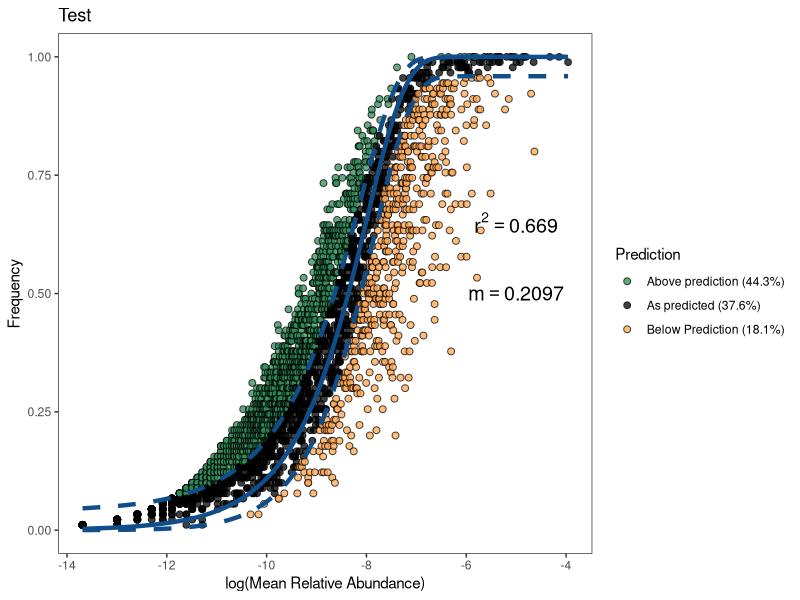

Write the R code that produced this figure.
###@email yuanling@westlake.edu.cn
# input includes abundance table of microbial entities (e.g., OTUs, ASVs),
# each row is a sample, each column is an OTU
table = t(read.table(
  'example_input/OTU.txt',sep = '\t',header = T, row.names = 1))
table <- as.matrix(table)
table <- table[which(rowSums(table) > 0),]
table <- table[,which(colSums(table) > 0)]

# 2
# This part of script was modified from a published research as below:
# Neutral model
# Reference:https://www.nature.com/articles/ismej2015142 {Burns et al.} (2016)

if (!requireNamespace("minpack.lm", quietly=TRUE))
  install.packages("minpack.lm")
if (!requireNamespace("Hmisc", quietly=TRUE))
  install.packages("Hmisc")
if (!requireNamespace("stats4", quietly=TRUE))
  install.packages("stats4")
require(minpack.lm)
require(Hmisc)
require(stats4)
require(ggplot2)

# Define function fit_sncm
# which returns several fitting statistics as well as predicted occurrence frequencies 
# for each ASV from an ASV table based on their abundance in the metacommunity
fit_sncm <- function(spp, pool=NULL, taxon=NULL){
  
  options(warn=-1)
  
  # Calculate the number of individuals per community
  N <- mean(apply(spp, 1, sum))
  
  # Calculate the average relative abundance of each taxa across communities
  if(is.null(pool)){
    p.m <- apply(spp, 2, mean)
    p.m <- p.m[p.m != 0]
    p <- p.m/N
  } else {
    p.m <- apply(pool, 2, mean)
    p.m <- p.m[p.m != 0]
    p <- p.m/N
  }
  
  # Calculate the occurrence frequency of each taxa across communities
  spp.bi <- 1*(spp>0)
  freq <- apply(spp.bi, 2, mean)
  freq <- freq[freq != 0]
  
  # Combine
  C <- merge(p, freq, by=0)
  C <- C[order(C[,2]),]
  C <- as.data.frame(C)
  # Removes rows with any zero (absent in either source pool or local communities)
  C.0 <- C[!(apply(C, 1, function(y) any(y == 0))),]
  p <- C.0[,2]
  freq <- C.0[,3]
  names(p) <- C.0[,1]
  names(freq) <- C.0[,1]
  
  # Calculate the limit of detection
  d = 1/N
  
  # Fit model parameter m (or Nm) using Non-linear least squares (NLS)
  m.fit <- nlsLM(freq ~ pbeta(d, N*m*p, N*m*(1-p), lower.tail=FALSE), start=list(m=0.001))
  m.ci <- confint(m.fit, 'm', level=0.95)
  
  # Calculate goodness-of-fit (R-squared and Root Mean Squared Error)
  freq.pred <- pbeta(d, N*coef(m.fit)*p, N*coef(m.fit)*(1-p), lower.tail=FALSE)
  Rsqr <- 1 - (sum((freq - freq.pred)^2))/(sum((freq - mean(freq))^2))
  RMSE <- sqrt(sum((freq-freq.pred)^2)/(length(freq)-1))
  
  pred.ci <- binconf(freq.pred*nrow(spp), nrow(spp), alpha=0.05, method="wilson", return.df=TRUE)
  
  # Calculate AIC for Poisson model
  pois.LL <- function(mu, sigma){
    R = freq - ppois(d, N*p, lower.tail=FALSE)
    R = dnorm(R, mu, sigma)
    -sum(log(R))
  }
  pois.mle <- mle(pois.LL, start=list(mu=0, sigma=0.1), nobs=length(p))
  
  aic.pois <- AIC(pois.mle, k=2)
  bic.pois <- BIC(pois.mle)
  
  # Goodness of fit for Poisson model
  pois.pred <- ppois(d, N*p, lower.tail=FALSE)
  Rsqr.pois <- 1 - (sum((freq - pois.pred)^2))/(sum((freq - mean(freq))^2))
  RMSE.pois <- sqrt(sum((freq - pois.pred)^2)/(length(freq) - 1))
  
  pois.pred.ci <- binconf(pois.pred*nrow(spp), nrow(spp), alpha=0.05, method="wilson", return.df=TRUE)
  
  # Results
  fitstats <- data.frame(
    m=as.numeric(coef(m.fit)),
    m.ci=as.numeric(coef(m.fit)-m.ci[1]),
    poisLL=as.numeric(pois.mle@details$value),
    Rsqr=as.numeric(Rsqr), # measuring fit, # comparing fit differing datasets to the same model
    Rsqr.pois=as.numeric(Rsqr.pois),
    RMSE=as.numeric(RMSE), # measuring fit # comparing fit differing datasets to the same model
    RMSE.pois=as.numeric(RMSE.pois),
    AIC.pois=as.numeric(aic.pois),  # comparing differing models to the dataset
    BIC.pois=as.numeric(bic.pois), # comparing differing models to the dataset
    N=as.numeric(N),
    Samples=as.numeric(nrow(spp)),
    Richness=as.numeric(length(p)),
    Detect=as.numeric(d))
  
  A <- cbind(p, freq, freq.pred, pred.ci[,2:3])
  A <- as.data.frame(A)
  colnames(A) <- c('p', 'freq', 'freq.pred', 'pred.lwr', 'pred.upr')
  if(is.null(taxon)){
    B <- A[order(A[,1]),]
  } else {
    B <- merge(A, taxon, by=0, all=TRUE)
    row.names(B) <- B[,1]
    B <- B[,-1]
    B <- B[order(B[,1]),]
  }
  B <- B[!is.na(B$freq),]
  # fit_class for graphing
  B$fit_class <-"As predicted"
  B[which(B$freq < B$pred.lwr),"fit_class"]<- "Below prediction"
  B[which(B$freq > B$pred.upr),"fit_class"]<- "Above prediction"
  B[which(is.na(B$freq)),"fit_class"]<- "NA"
  
  # combine fit stats and predicitons into list
  i <- list(fitstats, B)
  names(i) <- c("fitstats", "predictions")
  return(i)
}

# define function plot_sncm_fit
# to plot the output from fit_sncm by ggpolt2
plot_sncm_fit <- function(spp.out, fill = NULL, title = NULL){
  
  tax_levels <- colnames(spp.out$predictions)[7:length(colnames(spp.out$predictions))-1]
  
  if(is.null(fill)){
    fill <- "fit_class"
  }
  
  r2_val <- paste("r^2 ==", round(spp.out$fitstats$Rsqr,4))
  m_val <- paste("m ==", round(spp.out$fitstats$m,4))
  df <- data.frame(t(table(spp.out$predictions$fit_class)))
  df <- df[,c(2,3)]
  colnames(df) <- c("Prediction", "AVS Abundance")
  
  p <- ggplot(data=spp.out$predictions)
  
  if(fill == "fit_class"){
    p <- p + geom_point(aes(x = log(p), y = freq, fill=eval(parse(text=fill))), shape =21, color="black", size =2, alpha=0.75)
    p <- p + scale_fill_manual(
      name = "Prediction",
      values = c("Above prediction" = "seagreen", "As predicted" = "black", "Below prediction" = "tan1", "NA" = "white"),
      breaks = c("Above prediction", "As predicted", "Below prediction", "NA"),
      labels = c(paste0("Above prediction (",round((df[1,2]/spp.out$fitstats$Richness)*100, 1),"%)"),
                 paste0("As predicted (",round((df[2,2]/spp.out$fitstats$Richness)*100, 1),"%)"),
                 paste0("Below Prediction (",round((df[3,2]/spp.out$fitstats$Richness)*100, 1),"%)"),
                 paste0("NA (",df[4,2],")")))
    
  }else if (fill %in% tax_levels){
    p <- p + geom_point(aes(x = log(p), y = freq, fill=eval(parse(text=fill))), shape =21, color="black", size =2, alpha=0.75)
    p <- p + scale_fill_discrete(name = "Taxon")
    
  } else{
    print(paste0("fill variable: ", fill, " is not a valid taxonomic level or fit_class"))
  }
  
  p <- p + geom_line(aes(x = log(p), y = freq.pred), color = "dodgerblue4", lwd=1.5)
  p <- p + geom_line(aes(x = log(p), y = pred.lwr), color = "dodgerblue4", linetype="dashed", lwd=1.5)
  p <- p + geom_line(aes(x = log(p), y = pred.upr), color = "dodgerblue4", linetype="dashed", lwd=1.5)
  p <- p + xlab("log(Mean Relative Abundance)")
  p <- p + ylab("Frequency")
  p <- p + ggtitle(title)
  p <- p + annotate("text", x=-5, y=0.65, size=5, label = r2_val, parse=TRUE)
  p <- p + annotate("text", x=-5, y=0.5, size=5, label = m_val, parse=TRUE)
  p <- p + theme_bw()
  p <- p + theme(panel.grid=element_blank(),element_line(size=1,colour="black"))
  return(p)
}

# Neutral model analysis and visualization using the example ASV table
nm.out <- fit_sncm(table)
p <- plot_sncm_fit(nm.out,title = 'Test')
pdf('Neutral.model.plot.pdf',width = 6,height = 4)
p
dev.off()
write.table(nm.out$predictions,file = 'Neutral.model.details.txt',sep = '\t',
            quote = F)
